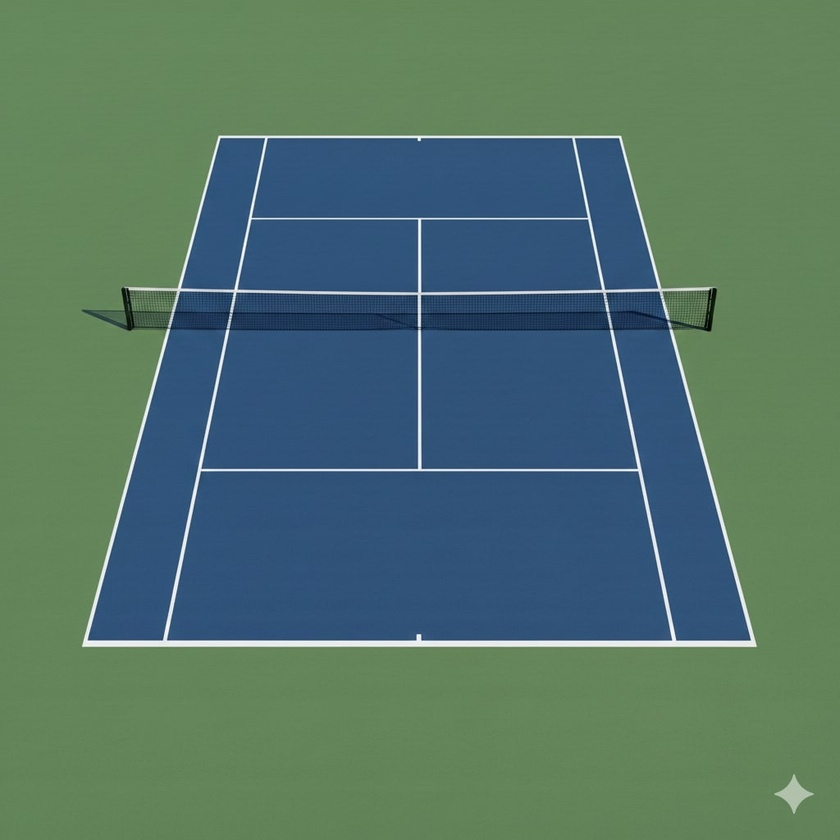
#> input picture court_detector/src/input/court.jpg, 840 x 840 px, shrunk from 1024 x 1024 before the run
$ python -i video_utils.py   (imports and definitions only)
#> lines starting #> are read from the running program, lines starting #| are printed output that depends on the picture
#> further down, picture is the input picture: shape (840, 840, 3); mean B, G, R 104.3, 116, 83.3
import cv2
import numpy as np


def video_frame_generator(video_path):
    """
    Generator that yields (frame_id, frame) from a video file
    """
    cap = cv2.VideoCapture(str(video_path))
    if not cap.isOpened():
        raise FileNotFoundError(video_path)

    frame_id = 0
    while True:
        ret, frame = cap.read()
        if not ret:
            break
        yield frame_id, frame
        frame_id += 1

    cap.release()


def normalize_lighting(frame):
    """
    Fix lighting, reflections, and mild noise for court surfaces
    """
    # LAB color space for illumination correction
    lab = cv2.cvtColor(frame, cv2.COLOR_BGR2LAB)
#> lab: shape (840, 840, 3); mean of channels 0, 1, 2 117.8, 115.8, 130.4
    l, a, b = cv2.split(lab)
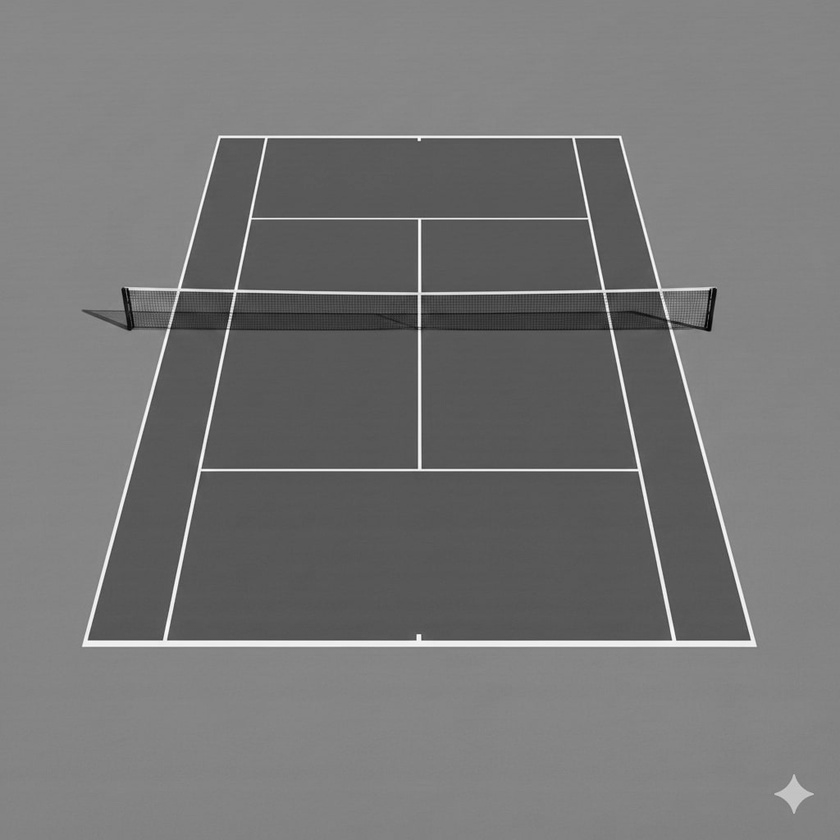
#> l: shape (840, 840); min 2, max 254, mean 117.8
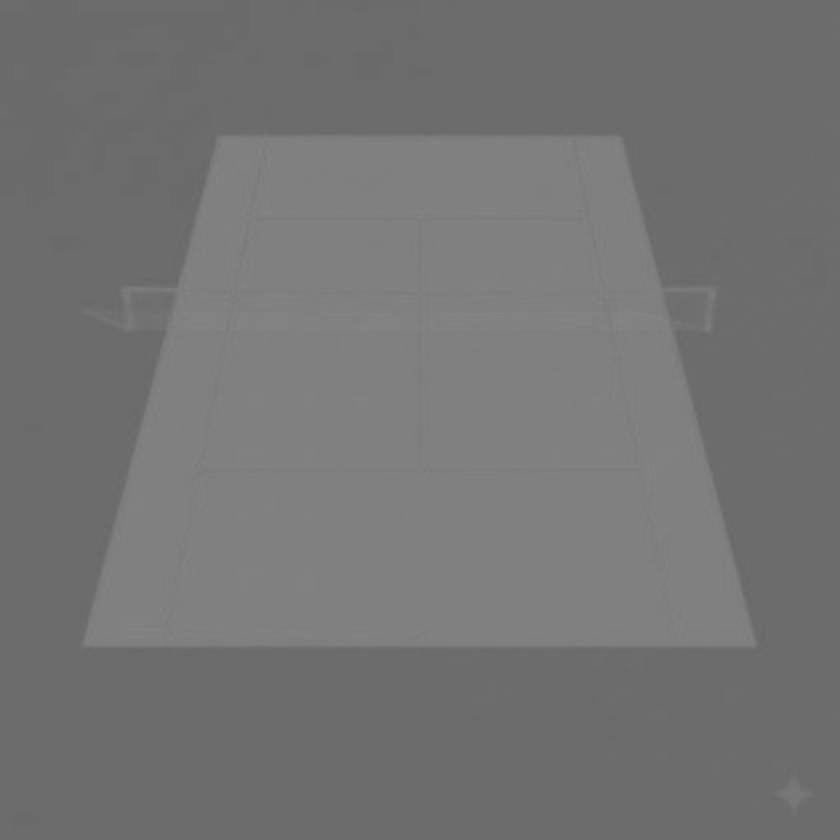
#> a: shape (840, 840); min 105, max 135, mean 115.8
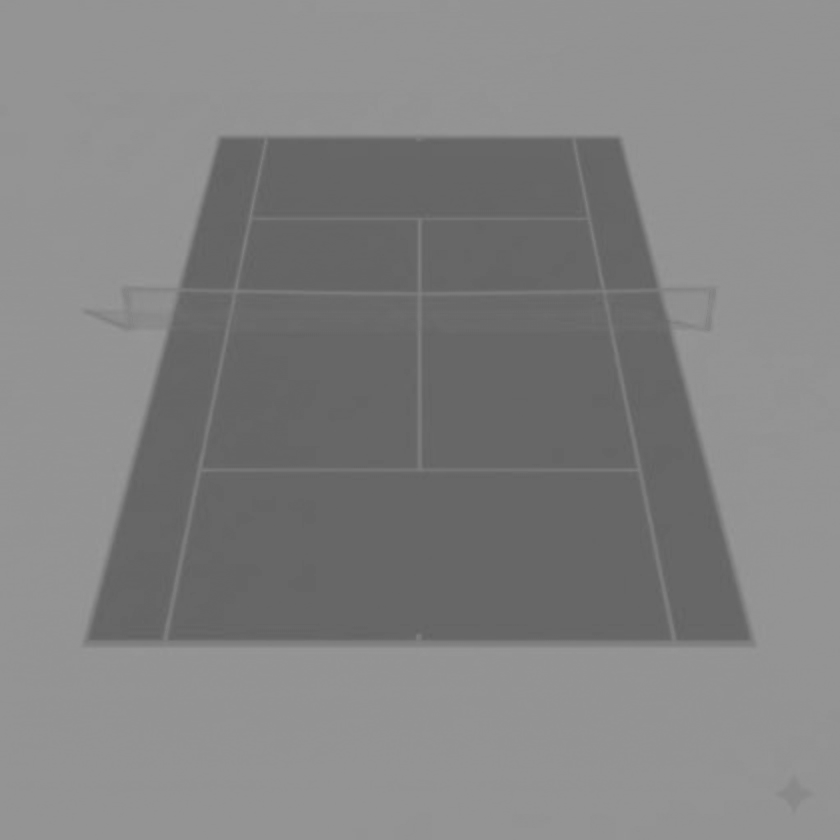
#> b: shape (840, 840); min 98, max 151, mean 130.4

    clahe = cv2.createCLAHE(clipLimit=3.0, tileGridSize=(8, 8))
    l = clahe.apply(l)
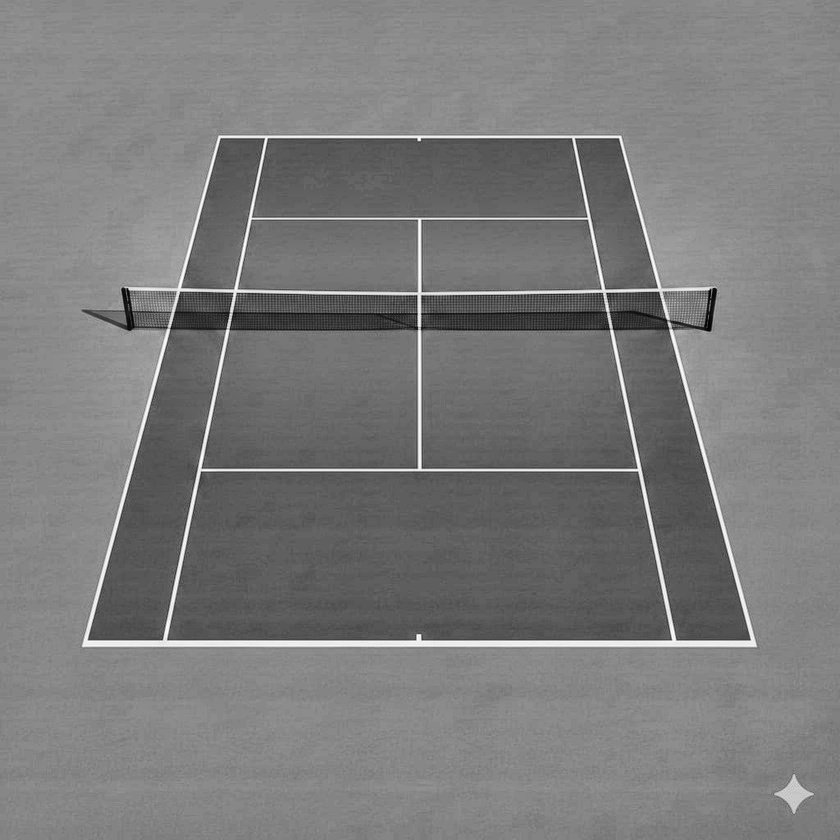
#> l: shape (840, 840); min 2, max 254, mean 123.2

    lab = cv2.merge((l, a, b))
#> lab: shape (840, 840, 3); mean of channels 0, 1, 2 123.2, 115.8, 130.4
    corrected = cv2.cvtColor(lab, cv2.COLOR_LAB2BGR)
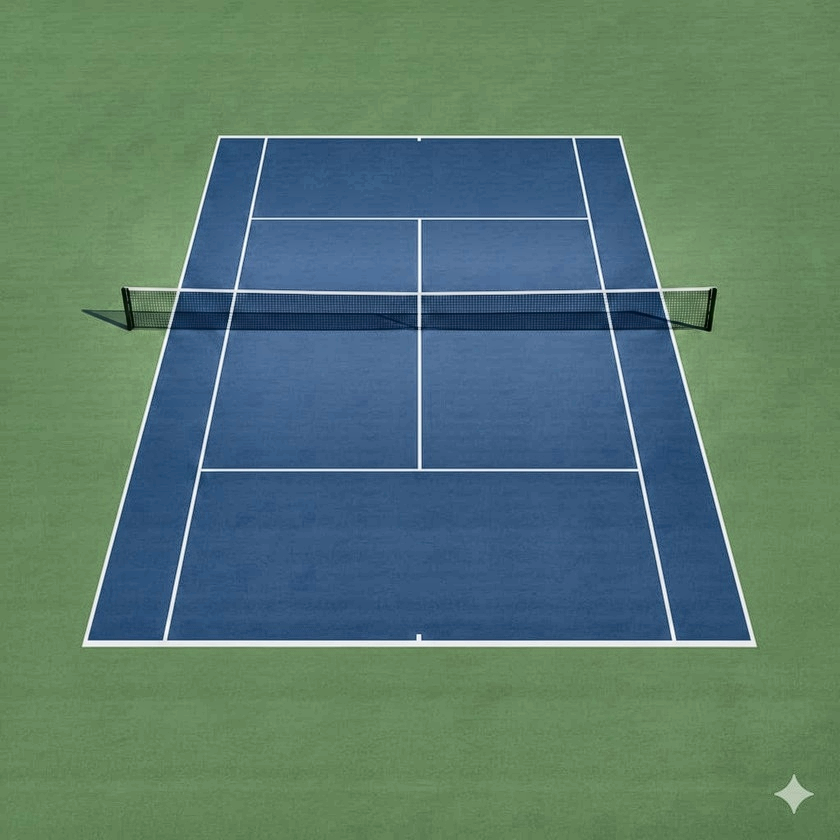
#> corrected: shape (840, 840, 3); mean B, G, R 109.6, 121.3, 89.2

    # Preserve edges while denoising
    corrected = cv2.bilateralFilter(corrected, 9, 75, 75)

    return corrected


def draw_court_boundary(img, img_points):
    """
    Draw a convex hull boundary around detected court intersections
    """
    pts = np.array(img_points, dtype=np.int32)
    hull = cv2.convexHull(pts)

    overlay = img.copy()
    cv2.polylines(overlay, [hull], True, (0, 255, 0), 3)

    return overlay

>>> import cv2
>>> picture = cv2.imread('../../court_detector/src/input/court.jpg')
>>> result = normalize_lighting(picture)
